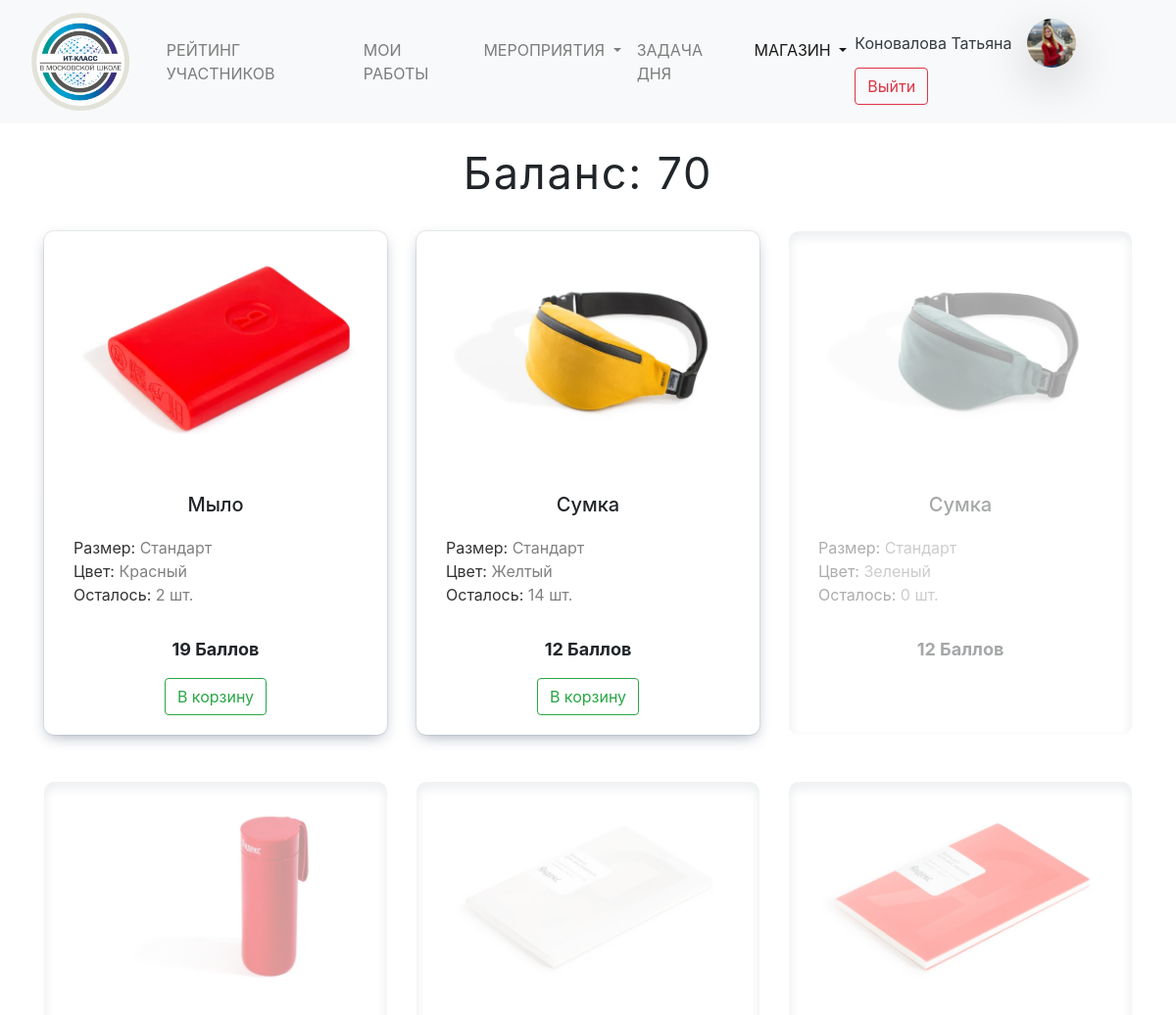
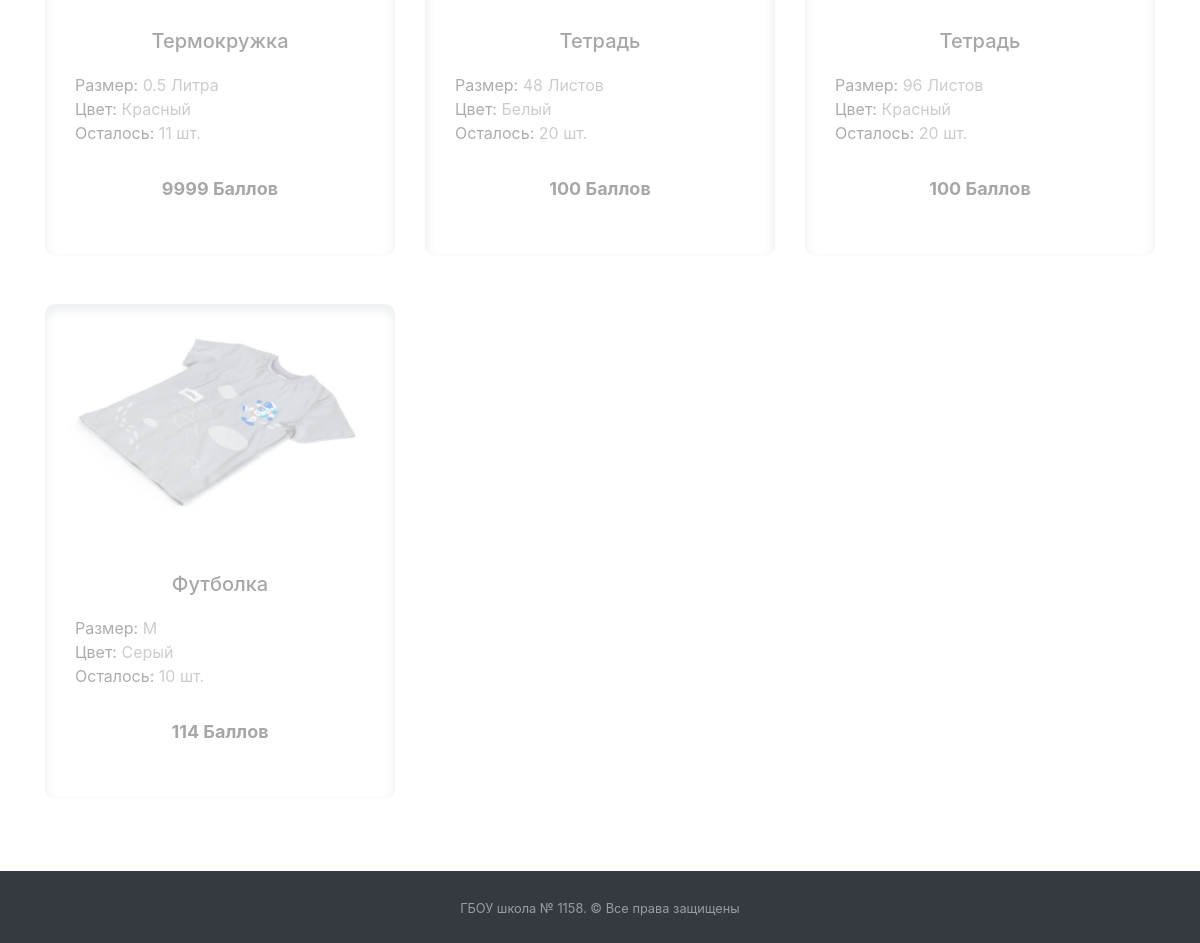
The app's page /market/ (signed in) with its own data (2 pictures, top to bottom).
### mainapp/models.py (models this page shows, shortened)
class Puples(models.Model):
    STATUS_CHOICES = (
        ('ST10', 'Ученик 10 ИТ-класса'),
        ('ST11', 'Ученик 11 ИТ-класса'),
        ('APP', 'Кандидат в ИТ-класс'),
        ('TEACH', 'Учитель')
    )
    PROGRESS_CHOICES = (
        (0, '0'),
        (25, '25'),
        (50, '50'),
        (75, '75'),
        (100, '100'),
    )
    name = models.CharField("Имя", null=True, max_length=50)
    surname = models.CharField("Фамилия", null=True, max_length=100)
    rate = models.PositiveIntegerField("Рейтинг ученика", default=0)
    image = models.ImageField("Фотография профиля", blank=True, upload_to="puples_photo",
                              default="puples_photo/user-2.png")
    user = models.OneToOneField(User, on_delete=models.CASCADE, null=True, default='',
                                verbose_name="Связь с таблицей пользователей")
    status = models.CharField("Статуc", choices=STATUS_CHOICES, default='ST10', max_length=30)
    applicant_first_result = models.FloatField("Результат первого этапа", blank=True, default=0)
    applicant_progress = models.IntegerField(verbose_name="Прогресс", choices=PROGRESS_CHOICES, default=0, blank=True)
    email = models.EmailField(verbose_name="Email", default="")
    phone = models.CharField(max_length=12, verbose_name="Телефон", default="")
    class Meta:
        verbose_name = "Пользователи"
        verbose_name_plural = "Пользователи"

### market/models.py (models this page shows, shortened)
class MarketProduct(models.Model):
    product_name = models.CharField(verbose_name="Название товара", max_length=200)
    product_size = models.CharField(verbose_name="Размер товара", default="Стандарт", max_length=200)
    product_color = models.CharField(verbose_name="Цвет товара", default="Не указан", max_length=200)
    product_photo = models.ImageField("Фотография товара", upload_to="products_photo/", blank=True)
    remained_amount = models.PositiveIntegerField("Количество оставшегося товара", null=False)
    price = models.PositiveIntegerField("Цена товара", null=False)
    def plural_amount_name(self) -> str:
        if 10 <= (self.price % 100) <= 20 or self.price % 10 == 0 or 5 <= self.price % 10 <= 9:
            return "Баллов"
        elif self.price % 10 == 1:
            return "Балл"
        return "Балла"
    class Meta:
        verbose_name = "Товар"
        verbose_name_plural = "Товары"

### market/views.py (the view)
# urls.py: path('', views.MainMarketPage.as_view(), name='Каталог магазина'),
class MainMarketPage(HeaderNotificationsCounter, LoginRequiredMixin, ListView):
    template_name = "market/main_market_page.html"
    model = MarketProduct
    login_url = "/login/"
    def dispatch(self, request, *args, **kwargs):
        recount_all_peoples_rating()
        return super().dispatch(request, *args, **kwargs)
    def get_context_data(self, *, object_list=None, **kwargs):
        context = super(MainMarketPage, self).get_context_data(**kwargs)
        context['shopping_cart_list'] = ShoppingCart(self.request).get_shopping_cart_list()
        return context

### mainapp/addons_python/views_addons_classes.py (called while the page is built)
    def get_context_data(self, *, object_list=None, **kwargs):
        context = super().get_context_data(**kwargs)
        context['events_new'] = Events.objects.filter(check=False).count()
        context['applicants_count'] = Puples.objects.filter(
            status="APP").count()
        return context

### mainapp/addons_python/views_addons_functions.py (called while the page is built)
def recount_all_peoples_rating() -> None:
    mass = [i[0] for i in Puples.objects.order_by("-rate").values_list('id')]
    for i in mass:
        pup = Puples.objects.get(id=i)
        pup.rate = sum(map(lambda x: x.event_rate,
                           Events.objects.filter(events__pk=i, check=True)))
        pup.save()

### market/market_services/market_classes.py (called while the page is built)
    def get_shopping_cart_list(self) -> list:
        self._delete_missing_products()
        return [MarketProduct.objects.get(id=int(product)) for product in self.shopping_cart]

    def save(self) -> None:
        self.session.modified = True

    def _delete_missing_products(self) -> None:
        products_to_delete = []  # Те продукты, которые есть в корзине, но уже удалены из магазина
        for product in self.shopping_cart:
            try:
                MarketProduct.objects.get(id=int(product))
            except ObjectDoesNotExist:
                products_to_delete.append(product)
        for product_to_delete in products_to_delete:
            self.remove(product_to_delete)
        self.save()

### templates/market/main_market_page.html (shortened to what this page needs)
{% extends 'base.html' %}
{% load static %}
{% block main %}
    <div class="container">
        <div class="row">
            <div class="col-12 text-center">
                <h2 class="mt-4" style="font-size: 45px;font-weight: 400;letter-spacing: 0.04em;margin-top: 20px;">
                    Баланс: {{ user.puples.rate }}</h2>
            </div>
        </div>
        <div class="row flex-wrap">
            {% for product in marketproduct_list %}
            <div class="col-12 col-md-6 col-lg-4 my-4">
                <div class="product-card text-center justify-content-center {% if product.remained_amount == 0 or product.price > user.puples.rate %}disabled-card{% endif %}">
                    <img src="{{ product.product_photo.url }}" alt="{{ product.product_name }}">
                    <div class="product-card__description">
                        <h3 class="product-card__description__name">{{ product.product_name }}</h3>
                        <p style="color: rgb(128, 128, 128); text-align: left"><span style="color: rgb(50, 50, 50);">Размер:</span> {{ product.product_size }}</p>
                        <p style="color: rgb(128, 128, 128); text-align: left"><span style="color: rgb(50, 50, 50);">Цвет:</span> {{ product.product_color }}</p>
                        <p style="color: rgb(128, 128, 128); text-align: left"><span style="color: rgb(50, 50, 50);">Осталось:</span> {{ product.remained_amount }} шт.</p>
                    </div>
                    <p style="font-size: 18px;font-weight: bold;">{{ product.price }} {{ product.plural_amount_name }}</p>
                        <button data-product-id="{{ product.id }}"  onclick="addToCart(this)" class="btn btn-outline-success " aria-haspopup="true" aria-expanded="false" style="margin-bottom: 20px">
                           {% if product in shopping_cart_list %}
                               <i class="fas fa-check"></i> В корзине
                           {% else %}
                            В корзину
                           {% endif %}
                        </button>
                </div>
            </div>
            {% empty %}
                <div class="col-12 text-center">
                    <h3 style="font-weight: 300;">Товаров пока нет</h3>
                </div>
            {% endfor %}
        </div>
    </div>
{% endblock %}
{% block market_active %} active{% endblock %}

### templates/base.html (shortened to what this page needs)
<!DOCTYPE html>
<html lang="ru">
{% load static %}
<head>
    <link href="{% static 'css/bootstrap.css' %}" rel="stylesheet" type="text/css">
    <link href="{% static 'css/style.css' %}" rel="stylesheet" type="text/css">
    <link href="{% static 'css/pre.css' %}" rel="stylesheet" type="text/css">
    <link rel="stylesheet" href="//code.jquery.com/ui/1.12.1/themes/base/jquery-ui.css">
    <link rel="stylesheet" href="/resources/demos/style.css">
</head>
<body>
<div class="container-fuild">
    <nav class="navbar navbar-expand-lg navbar-light bg-light">
        <a href="/" class="navbar-brand">
            <img class="img-fluid mx-3"
                 style="width: 100px; object-fit: cover; height:100px;"
                 src="{% static '/images/itclass-logo.png' %}"></a>
        <div class="collapse navbar-collapse" id="navbarSupportedContent">
            <ul class="navbar-nav mr-auto">
                {% if user.is_authenticated and user.puples.status != "APP" %}
                    <li class="nav-item">
                        <a class="nav-link{% block detail_active %}{% endblock %}" href="/rate">РЕЙТИНГ УЧАСТНИКОВ</a>
                    </li>
                {% endif %}
                {% if user.is_authenticated and user.puples.status != "APP" %}
                    <li class="nav-item">
                        <a class="nav-link{% block detail_active_works %}{% endblock %}" href="/works">МОИ РАБОТЫ</a>
                    </li>
                {% endif %}
                <li class="nav-item dropdown">
                    <a class="nav-link dropdown-toggle{% block detail_active_hach %}{% endblock %}" href="#"
                       id="navbarDropdown" role="button"
                       data-toggle="dropdown" aria-haspopup="true" aria-expanded="false">
                        МЕРОПРИЯТИЯ
                    </a>
                </li>
                {% if user.is_authenticated and user.puples.status != "APP" %}
                    <li class="nav-item">
                        <a class="nav-link{% block detail_active_task %}{% endblock %}" href="/daytask/">ЗАДАЧА ДНЯ</a>
                    </li>
                    <li class="nav-item dropdown">
                        <a class="nav-link {% block market_active %}{% endblock %} dropdown-toggle" href="#"
                           id="navbarDropdown" role="button"
                           data-toggle="dropdown" aria-haspopup="true" aria-expanded="false">
                            МАГАЗИН
                        </a>
                    </li>
                {% endif %}
            </ul>
            <form class="form-inline my-2 my-lg-0">
                {% if user.is_authenticated %}
                    <a class="nav-link text-dark disabled p-0"
                       href="/account/">{{ user.last_name }} {{ user.first_name }}</a>
                    <a href="/account/">
                        <img class="img-fluid mx-3 rounded-circle shadow-lg"
                             style="width: 50px; object-fit: cover; height:50px;"
                             src="{{ user.puples.image.url }}"></a>
                {% endif %}
                {% if user.username == "" %}
                    <a class="nav-link disabled" href="#">Гость</a>
                    <a class="btn btn-outline-success my-2 my-sm-0" href="/login">Войти</a>
                {% else %}
                    <a class="btn btn-outline-danger my-2 my-sm-0" href="/logout">Выйти</a>
                {% endif %}
            </form>
        </div>
    </nav>
    {% block main %}
    {% endblock %}
    <footer id="sticky-footer" class="py-4 bg-dark text-white-50 mt-5">
        <div class="container text-center">
            <small>ГБОУ школа № 1158. &copy; Все права защищены</small>
        </div>
    </footer>
</div>
</body>
</html>

### templates/market/main_market_page.html (style rules this page uses)
.product-card { height: 100%; border-radius: 10px; -webkit-box-shadow: 0 0 0 1px rgba(13,35,67,.07),0 5px 15px -4px rgba(13,35,67,.4); -moz-box-shadow: 0 0 0 1px rgba(13,35,67,.07),0 5px 15px -4px rgba(13,35,67,.4); box-shadow: 0 0 0 1px rgba(13,35,67,.07),0 5px 15px -4px rgba(13,35,67,.4); }
.product-card.disabled-card { -webkit-box-shadow: 0px 5px 10px 2px rgba(34, 60, 80, 0.2) inset; -moz-box-shadow: 0px 5px 10px 2px rgba(34, 60, 80, 0.2) inset; box-shadow: 0px 5px 10px 2px rgba(34, 60, 80, 0.2) inset; }
.product-card.disabled-card img { transform: scale(0.99); }
.product-card.disabled-card { opacity: 0.4; }
.product-card img { padding: 30px 0; width: 90%; }
.product-card__description { padding: 30px; }
.product-card__description__name { margin-bottom: 20px; font-size: 20px; }
.product-card__description p { margin: 0; }

### records on screen
MarketProduct: product_photo (picture), product_name "Мыло", product_size "Стандарт", product_color "Красный", remained_amount "2", price "19", plural_amount_name "Баллов", shows "В корзину"
MarketProduct: product_photo (picture), product_name "Сумка", product_size "Стандарт", product_color "Желтый", remained_amount "14", price "12", plural_amount_name "Баллов", shows "В корзину"
MarketProduct: product_photo (picture), product_name "Сумка", product_size "Стандарт", product_color "Зеленый", remained_amount "0", price "12", plural_amount_name "Баллов"
MarketProduct: product_photo (picture), product_name "Термокружка", product_size "0.5 Литра", product_color "Красный", remained_amount "11", price "9999", plural_amount_name "Баллов"
MarketProduct: product_photo (picture), product_name "Тетрадь", product_size "48 Листов", product_color "Белый", remained_amount "20", price "100", plural_amount_name "Баллов"
MarketProduct: product_photo (picture), product_name "Тетрадь", product_size "96 Листов", product_color "Красный", remained_amount "20", price "100", plural_amount_name "Баллов"
MarketProduct: product_photo (picture), product_name "Футболка", product_size "M", product_color "Серый", remained_amount "10", price "114", plural_amount_name "Баллов"

### other values on screen
{{ user.last_name }} "Коновалова"
{{ user.first_name }} "Татьяна"
{{ user.puples.rate }} "70"
